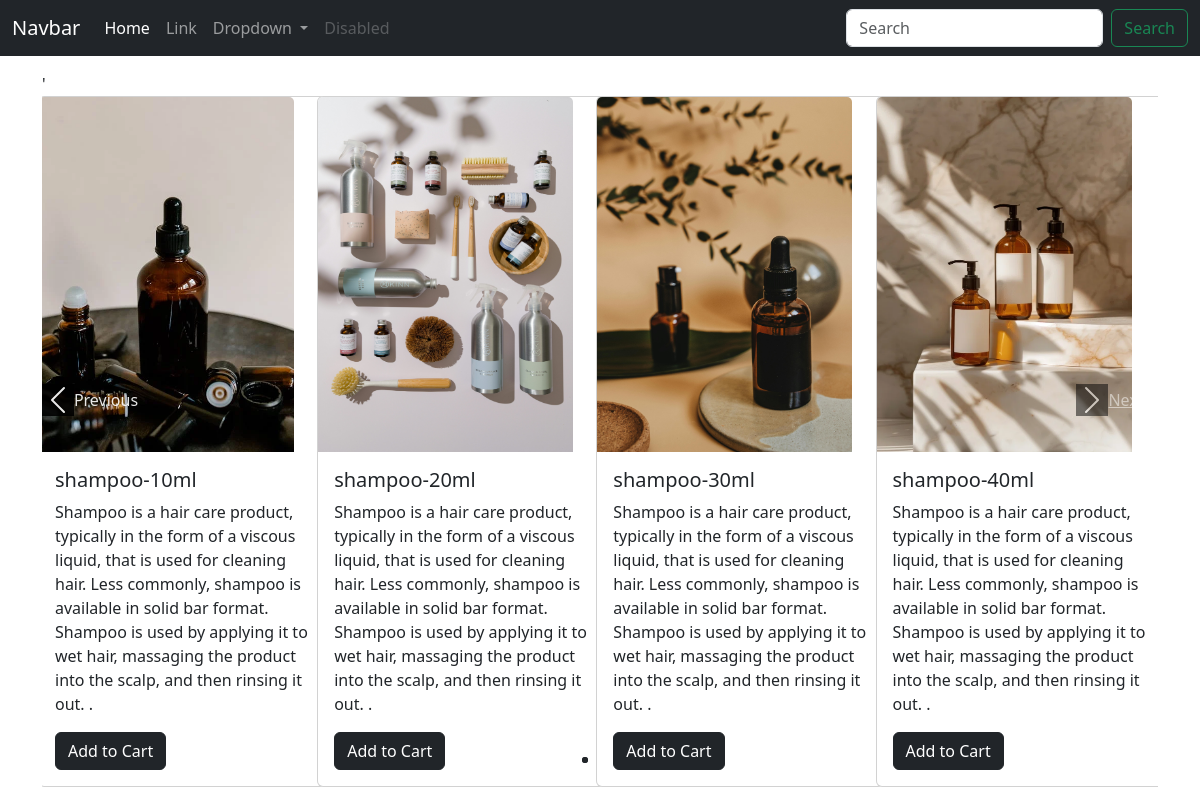
The page / on the database its author committed.
### shop/models.py (models this page shows)
class Product(models.Model):
    product_id=models.AutoField
    product_name=models.CharField(max_length=50)
    category= models.CharField(max_length=50, default="")
    sub_category= models.CharField(max_length=50, default="")
    price=models.IntegerField(default=0)
    desc=models.CharField(max_length=300)
    pub_date=models.DateField()
    image= models.ImageField(upload_to="images",default="")
    def  __str__(self):
      return self.product_name

### shop/views.py (the view)
# urls.py: path('', views.index, name='shop')
def index(request):
    products=Product.objects.all()
    n=len(products)
    nSlides= n//4
    print(products)
    params={'no_of_slides':nSlides, 'range':range(1,nSlides), 'product': products}
    return render(request,'index.html',params)

### templates/index.html (shortened to what this page needs)
<!doctype html>
<html lang="en">
  <head>
    <link href="https://cdn.jsdelivr.net/npm/bootstrap@5.3.3/dist/css/bootstrap.min.css" rel="stylesheet">
  </head>
  <body>
   <nav class="navbar navbar-expand-lg navbar-dark bg-dark">
        <div class="container-fluid">
          <a class="navbar-brand" href="#">Navbar</a>
          <div class="collapse navbar-collapse" id="navbarSupportedContent">
            <ul class="navbar-nav me-auto mb-2 mb-lg-0">
              <li class="nav-item">
                <a class="nav-link active" aria-current="page" href="#">Home</a>
              </li>
              <li class="nav-item">
                <a class="nav-link" href="#">Link</a>
              </li>
              <li class="nav-item dropdown">
                <a class="nav-link dropdown-toggle" href="#" role="button" data-bs-toggle="dropdown" aria-expanded="false">
                  Dropdown
                </a>
              </li>
              <li class="nav-item">
                <a class="nav-link disabled" aria-disabled="true">Disabled</a>
              </li>
            </ul>
            <form class="d-flex" role="search">
              <input class="form-control me-2" type="search" placeholder="Search" aria-label="Search">
              <button class="btn btn-outline-success" type="submit">Search</button>
            </form>
          </div>
        </div>
      </nav>
{% load static %}
<div class="container" xmlns:data="http://www.w3.org/1999/xhtml">
    <div id="demo" class="carousel slide my-3" data-ride="carousel">'
        <ul class="carousel-indicators">
</ul>
            <div class="carousel-inner">
              <div class="carousel-item active">
                  {% for i in product %}
                  <div class="col-xs-3 col-sm-3 col-md-3">
                    <div class="card" style="width: 18rem;">
                      <img src='/media/{{i.image}}' class="card-img-top" alt="...">
                      <div class="card-body">
                        <h5 class="card-title">{{i.product_name}}</h5>
                        <p class="card-text">{{i.desc}}
                      .</p>
                        <a href="#" class="btn btn-dark">Add to Cart</a>
                      </div>
                    </div>
                  </div>
            {% if forloop.counter|divisibleby:4 and forloop.counter > 0 and not forloop.last %}
             </div><div class="carousel-item">
            {% endif%}
            {% endfor %}
      </div>
      </div>
        </div>
<a class="carousel-control-prev " href="#demo" role="button" data-slide="prev">
   <span class="carousel-control-prev-icon" aria-hidden="true" ></span>
    <span class="sr-only">Previous</span>
  </a>
  <a class="carousel-control-next" href="#demo" role="button" data-slide="next">
    <span class="carousel-control-next-icon" aria-hidden="true"></span>
    <span class="sr-only">Next</span>
  </a>
</div>
  </body>
</html>

### templates/index.html (style rules this page uses)
.col-md-3 { display: inline-block; margin-left: -4px; }
.col-md-3 { width: 100%; height: auto; }
.carousel-control-prev-icon { background: black no-repeat center center; }
.carousel-control-next-icon { background: black no-repeat center center; }
body .carousel-indicators { bottom:0; }
.col-md-3 img { width: 255px; height: 355px; }

### rows shown on the page
Product: image (picture), product_name "shampoo-10ml", desc "Shampoo is a hair care product, typically in the form of a viscous liquid, that is used for cleaning hair. Less commonly, shampoo is available in solid bar format. Shampoo is used by applying it to wet hair, massaging the product into the scalp, and then rinsing it out."
Product: image (picture), product_name "shampoo-20ml", desc "Shampoo is a hair care product, typically in the form of a viscous liquid, that is used for cleaning hair. Less commonly, shampoo is available in solid bar format. Shampoo is used by applying it to wet hair, massaging the product into the scalp, and then rinsing it out."
Product: image (picture), product_name "shampoo-30ml", desc "Shampoo is a hair care product, typically in the form of a viscous liquid, that is used for cleaning hair. Less commonly, shampoo is available in solid bar format. Shampoo is used by applying it to wet hair, massaging the product into the scalp, and then rinsing it out."
Product: image (picture), product_name "shampoo-40ml", desc "Shampoo is a hair care product, typically in the form of a viscous liquid, that is used for cleaning hair. Less commonly, shampoo is available in solid bar format. Shampoo is used by applying it to wet hair, massaging the product into the scalp, and then rinsing it out."
